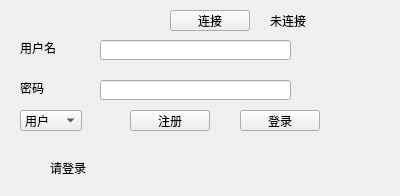
<?xml version="1.0" encoding="UTF-8"?>
<ui version="4.0">
 <class>login</class>
 <widget class="QWidget" name="login">
  <property name="geometry">
   <rect>
    <x>0</x>
    <y>0</y>
    <width>400</width>
    <height>196</height>
   </rect>
  </property>
  <property name="windowTitle">
   <string>Form</string>
  </property>
  <widget class="QPushButton" name="pushButton">
   <property name="geometry">
    <rect>
     <x>240</x>
     <y>110</y>
     <width>80</width>
     <height>21</height>
    </rect>
   </property>
   <property name="text">
    <string>登录</string>
   </property>
  </widget>
  <widget class="QLineEdit" name="lineEdit">
   <property name="geometry">
    <rect>
     <x>100</x>
     <y>40</y>
     <width>191</width>
     <height>20</height>
    </rect>
   </property>
  </widget>
  <widget class="QLineEdit" name="lineEdit_2">
   <property name="geometry">
    <rect>
     <x>100</x>
     <y>80</y>
     <width>191</width>
     <height>20</height>
    </rect>
   </property>
  </widget>
  <widget class="QPushButton" name="pushButton_2">
   <property name="geometry">
    <rect>
     <x>130</x>
     <y>110</y>
     <width>80</width>
     <height>21</height>
    </rect>
   </property>
   <property name="text">
    <string>注册</string>
   </property>
  </widget>
  <widget class="QComboBox" name="comboBox">
   <property name="geometry">
    <rect>
     <x>20</x>
     <y>110</y>
     <width>62</width>
     <height>21</height>
    </rect>
   </property>
   <item>
    <property name="text">
     <string>用户</string>
    </property>
   </item>
   <item>
    <property name="text">
     <string>管理员</string>
    </property>
   </item>
   <item>
    <property name="text">
     <string>快递员</string>
    </property>
   </item>
  </widget>
  <widget class="QLabel" name="label">
   <property name="geometry">
    <rect>
     <x>50</x>
     <y>160</y>
     <width>271</width>
     <height>16</height>
    </rect>
   </property>
   <property name="text">
    <string>请登录</string>
   </property>
  </widget>
  <widget class="QLabel" name="label_2">
   <property name="geometry">
    <rect>
     <x>270</x>
     <y>10</y>
     <width>71</width>
     <height>21</height>
    </rect>
   </property>
   <property name="text">
    <string>未连接</string>
   </property>
  </widget>
  <widget class="QPushButton" name="pushButton_3">
   <property name="geometry">
    <rect>
     <x>170</x>
     <y>10</y>
     <width>80</width>
     <height>21</height>
    </rect>
   </property>
   <property name="text">
    <string>连接</string>
   </property>
  </widget>
  <widget class="QLabel" name="label_3">
   <property name="geometry">
    <rect>
     <x>20</x>
     <y>40</y>
     <width>51</width>
     <height>16</height>
    </rect>
   </property>
   <property name="text">
    <string>用户名</string>
   </property>
  </widget>
  <widget class="QLabel" name="label_4">
   <property name="geometry">
    <rect>
     <x>20</x>
     <y>80</y>
     <width>51</width>
     <height>16</height>
    </rect>
   </property>
   <property name="text">
    <string>密码</string>
   </property>
  </widget>
 </widget>
 <resources/>
 <connections/>
</ui>
